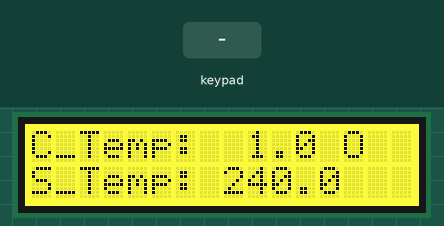
Simulated run of this sketch. Board: Arduino Uno, built with avr-gcc and run on an emulated ATmega328P. On the bench: 16×2 character LCD. Inputs (shaded band) come from the test bench.

Above: at 1.2 s.
1.3 s: key 'S' pressed
At 2.8 s:
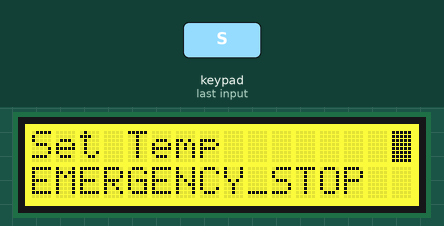
3.1 s: key 'D' pressed
At 4.2 s:
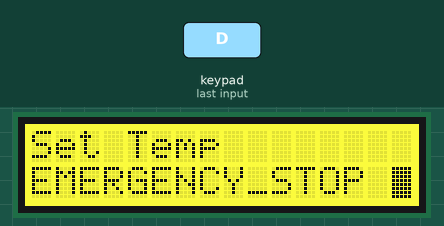
4.7 s: key 'R' pressed
At 5.3 s:
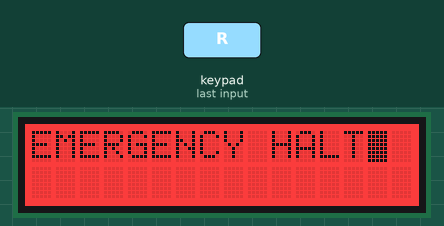
Timing chart, 0 to 7.7 s (numbered marks = the images above; inputs shaded):
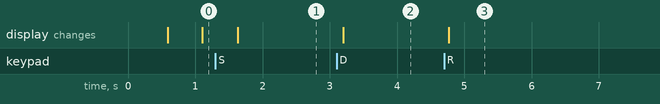

Measured:
- after the input at 1.3 s, the display: changes after 0.33 s (image 1)
- after the input at 3.1 s, the display: changes after 0.10 s (image 2)
- after the input at 4.7 s, the display: changes after 0.07 s (image 3)

The sketch:

thermal_chamber_controller.ino
```cpp
#include <Arduino.h>
#include "libraries/lcd_control.h"

float curr_temp;
float set_temp;
void setup()
{
	init_lcd();
	curr_temp =0.0f;
	set_temp = 240.0f;
}

void loop()
{
	delay(500);
	refresh_display(curr_temp,set_temp,INACTIVE_HEATING);
	curr_temp += (curr_temp != set_temp) ? 1.0f : 0;

}
```
